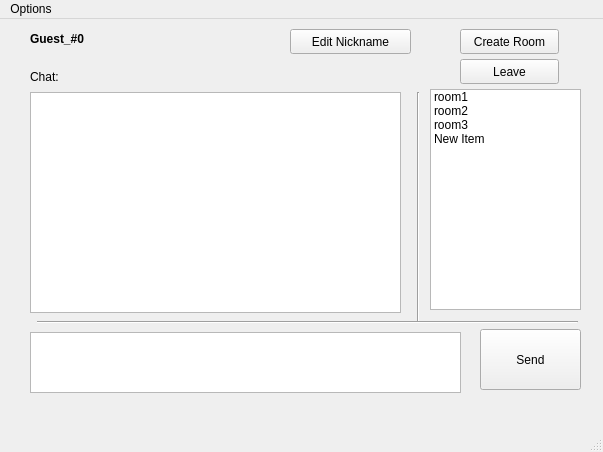
<?xml version="1.0" encoding="UTF-8"?>
<ui version="4.0">
 <class>ClientMainWindow</class>
 <widget class="QMainWindow" name="ClientMainWindow">
  <property name="geometry">
   <rect>
    <x>0</x>
    <y>0</y>
    <width>603</width>
    <height>452</height>
   </rect>
  </property>
  <property name="windowTitle">
   <string>ClientMainWindow</string>
  </property>
  <widget class="QWidget" name="centralWidget">
   <widget class="QPushButton" name="sendBtn">
    <property name="geometry">
     <rect>
      <x>480</x>
      <y>310</y>
      <width>101</width>
      <height>61</height>
     </rect>
    </property>
    <property name="text">
     <string>Send</string>
    </property>
   </widget>
   <widget class="QListWidget" name="roomList">
    <property name="geometry">
     <rect>
      <x>430</x>
      <y>70</y>
      <width>151</width>
      <height>221</height>
     </rect>
    </property>
    <item>
     <property name="text">
      <string>room1</string>
     </property>
    </item>
    <item>
     <property name="text">
      <string>room2</string>
     </property>
    </item>
    <item>
     <property name="text">
      <string>room3</string>
     </property>
    </item>
    <item>
     <property name="text">
      <string>New Item</string>
     </property>
    </item>
   </widget>
   <widget class="QPlainTextEdit" name="messageInputBox">
    <property name="geometry">
     <rect>
      <x>30</x>
      <y>313</y>
      <width>431</width>
      <height>61</height>
     </rect>
    </property>
    <property name="maximumBlockCount">
     <number>0</number>
    </property>
   </widget>
   <widget class="Line" name="line">
    <property name="geometry">
     <rect>
      <x>410</x>
      <y>73</y>
      <width>16</width>
      <height>231</height>
     </rect>
    </property>
    <property name="orientation">
     <enum>Qt::Vertical</enum>
    </property>
   </widget>
   <widget class="Line" name="line_2">
    <property name="geometry">
     <rect>
      <x>37</x>
      <y>293</y>
      <width>541</width>
      <height>20</height>
     </rect>
    </property>
    <property name="orientation">
     <enum>Qt::Horizontal</enum>
    </property>
   </widget>
   <widget class="QLabel" name="userNameLabel">
    <property name="geometry">
     <rect>
      <x>30</x>
      <y>10</y>
      <width>221</width>
      <height>20</height>
     </rect>
    </property>
    <property name="text">
     <string>&lt;html&gt;&lt;head/&gt;&lt;body&gt;&lt;p&gt;&lt;span style=&quot; font-weight:600;&quot;&gt;Guest_#0&lt;/span&gt;&lt;/p&gt;&lt;/body&gt;&lt;/html&gt;</string>
    </property>
   </widget>
   <widget class="QPushButton" name="editNameBtn">
    <property name="geometry">
     <rect>
      <x>290</x>
      <y>10</y>
      <width>121</width>
      <height>25</height>
     </rect>
    </property>
    <property name="text">
     <string>Edit Nickname</string>
    </property>
   </widget>
   <widget class="QLabel" name="chatLabel">
    <property name="geometry">
     <rect>
      <x>30</x>
      <y>50</y>
      <width>381</width>
      <height>17</height>
     </rect>
    </property>
    <property name="text">
     <string>&lt;html&gt;&lt;head/&gt;&lt;body&gt;&lt;p&gt;Chat:&lt;/p&gt;&lt;/body&gt;&lt;/html&gt;</string>
    </property>
   </widget>
   <widget class="QPushButton" name="createRoomBtn">
    <property name="geometry">
     <rect>
      <x>460</x>
      <y>10</y>
      <width>99</width>
      <height>25</height>
     </rect>
    </property>
    <property name="text">
     <string>Create Room</string>
    </property>
   </widget>
   <widget class="QPushButton" name="leaveBtn">
    <property name="geometry">
     <rect>
      <x>460</x>
      <y>40</y>
      <width>99</width>
      <height>25</height>
     </rect>
    </property>
    <property name="text">
     <string>Leave</string>
    </property>
   </widget>
   <widget class="QPlainTextEdit" name="messageOutputBox">
    <property name="geometry">
     <rect>
      <x>30</x>
      <y>73</y>
      <width>371</width>
      <height>221</height>
     </rect>
    </property>
    <property name="readOnly">
     <bool>true</bool>
    </property>
   </widget>
  </widget>
  <widget class="QMenuBar" name="menuBar">
   <property name="geometry">
    <rect>
     <x>0</x>
     <y>0</y>
     <width>603</width>
     <height>25</height>
    </rect>
   </property>
   <widget class="QMenu" name="menuOp_es">
    <property name="title">
     <string>Options</string>
    </property>
    <addaction name="saveRoomDialogAction"/>
    <addaction name="exitAction"/>
   </widget>
   <addaction name="menuOp_es"/>
  </widget>
  <widget class="QStatusBar" name="statusBar"/>
  <action name="exitAction">
   <property name="text">
    <string>Exit</string>
   </property>
  </action>
  <action name="saveRoomDialogAction">
   <property name="text">
    <string>Save Room Dialog</string>
   </property>
  </action>
 </widget>
 <layoutdefault spacing="6" margin="11"/>
 <resources/>
 <connections/>
</ui>
